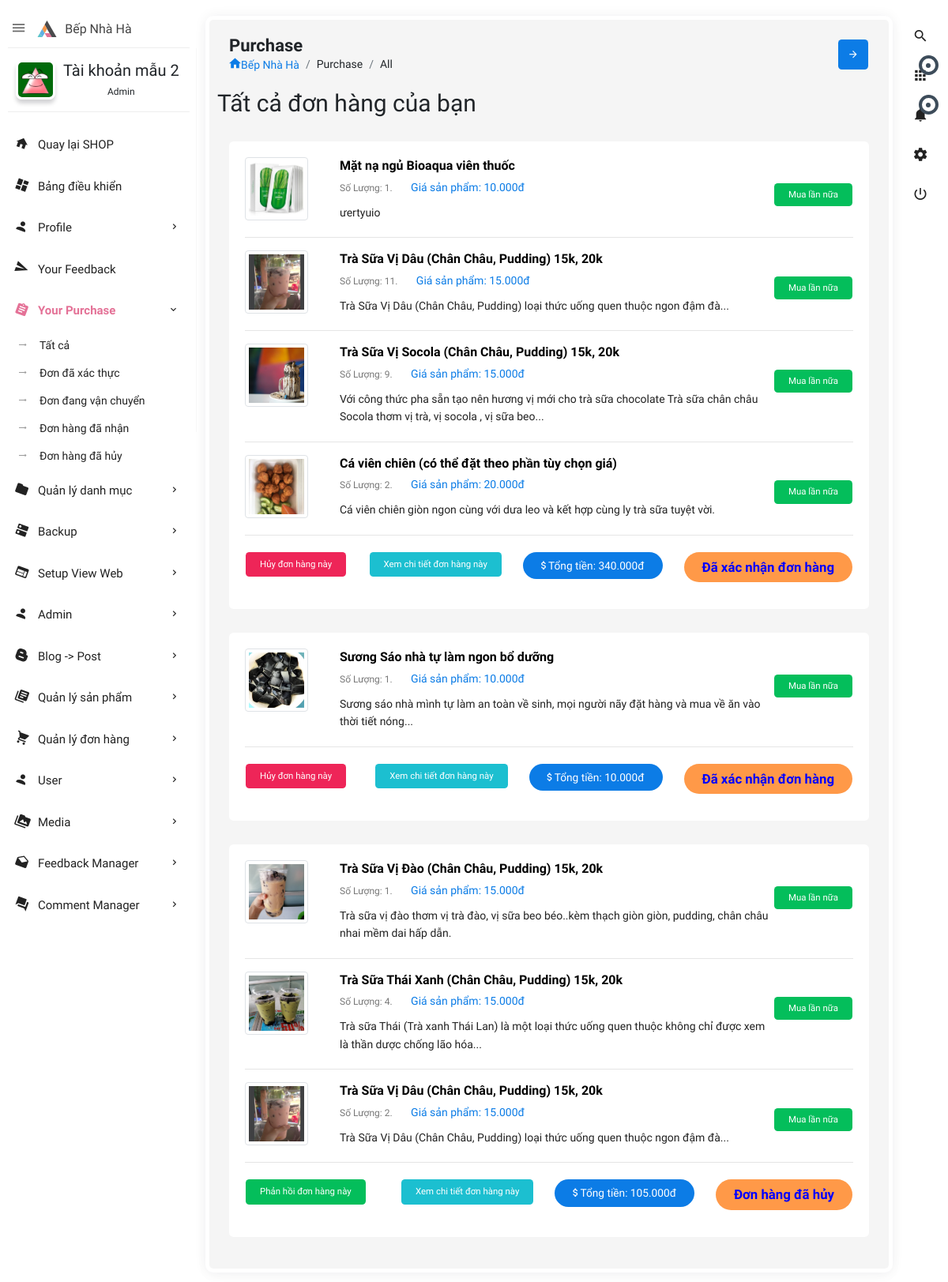
The page /admin.php?controller=purchase (signed in) on the database its author committed.
### tables this page shows
CREATE TABLE IF NOT EXISTS `users` (
  `id` int(11) NOT NULL AUTO_INCREMENT,
  `user_username` varchar(50) DEFAULT NULL,
  `user_password` varchar(100) DEFAULT NULL,
  `user_name` varchar(255) DEFAULT NULL,
  `role_id` int(11) NOT NULL DEFAULT 0,
  `user_avatar` varchar(550) DEFAULT 'author-auto.png',
  `user_email` varchar(255) DEFAULT NULL,
  `user_phone` varchar(20) DEFAULT NULL,
  `user_address` varchar(200) DEFAULT NULL,
  `createDate` datetime DEFAULT NULL,
  `verified` int(11) NOT NULL DEFAULT 0,
  `verificationCode` varchar(500) DEFAULT NULL,
  `editTime` datetime DEFAULT NULL,
  PRIMARY KEY (`id`),
  KEY `fk_id_role` (`role_id`)
);

CREATE TABLE IF NOT EXISTS `order_detail` (
  `id` int(11) NOT NULL AUTO_INCREMENT,
  `order_id` int(11) NOT NULL,
  `product_id` int(11) NOT NULL,
  `quantity` int(11) NOT NULL,
  `price` float NOT NULL,
  PRIMARY KEY (`id`),
  KEY `fk_order_id` (`order_id`),
  KEY `fk_id_product` (`product_id`)
);

CREATE TABLE IF NOT EXISTS `products` (
  `id` int(11) NOT NULL AUTO_INCREMENT,
  `product_name` varchar(500) DEFAULT NULL,
  `product_typeid` int(11) NOT NULL,
  `category_id` int(11) DEFAULT NULL,
  `sub_category_id` int(11) DEFAULT NULL,
  `supply_id` int(11) DEFAULT NULL,
  `product_description` longtext DEFAULT NULL,
  `product_price` int(11) NOT NULL,
  `total_stock` int(11) NOT NULL DEFAULT 0,
  `product_color` varchar(255) DEFAULT NULL,
  `product_material` varchar(255) DEFAULT NULL,
  `product_size` varchar(100) DEFAULT NULL,
  `product_detail` longtext DEFAULT NULL,
  `createBy` varchar(100) DEFAULT NULL,
  `createDate` date DEFAULT NULL,
  `editBy` varchar(100) DEFAULT NULL,
  `editDate` datetime DEFAULT NULL,
  `totalView` int(11) DEFAULT 0,
  `saleoff` tinyint(11) DEFAULT 0,
  `percentoff` int(11) DEFAULT NULL,
  `img1` varchar(255) DEFAULT NULL,
  `img2` varchar(255) DEFAULT NULL,
  `img3` varchar(255) DEFAULT NULL,
  `img4` varchar(255) DEFAULT NULL,
  `slug` varchar(255) NOT NULL,
  PRIMARY KEY (`id`),
  KEY `fk_category_id` (`category_id`),
  KEY `fk_supply_id` (`supply_id`),
  KEY `fk_type_id` (`product_typeid`),
  KEY `fk_id_sub_category` (`sub_category_id`)
);

CREATE TABLE IF NOT EXISTS `orders` (
  `id` int(11) NOT NULL AUTO_INCREMENT,
  `customer` varchar(255) NOT NULL,
  `province` varchar(50) NOT NULL,
  `address` varchar(500) NOT NULL,
  `phone` varchar(20) NOT NULL,
  `cart_total` double NOT NULL,
  `createtime` datetime NOT NULL,
  `message` longtext DEFAULT NULL,
  `status` int(11) NOT NULL DEFAULT 0,
  `user_id` int(11) NOT NULL DEFAULT 0,
  `editTime` datetime DEFAULT NULL,
  PRIMARY KEY (`id`),
  KEY `fk_id_user` (`user_id`)
);

### admin/views/purchase/index.php (the view, shortened to what the rows shown need)
<?php require('admin/views/shared/header.php'); ?>
<?php require('admin/views/shared/rightnavbar.php'); ?>
<?php require('admin/views/shared/leftnavbar.php'); ?>
<section class="content">
    <div class="body_scroll">
        <div class="block-header">
            <div class="row">
                <div class="col-lg-7 col-md-6 col-sm-12">
                    <h2>Purchase</h2>
                    <ul class="breadcrumb">
                        <li class="breadcrumb-item"><a href="admin.php"><i class="zmdi zmdi-home"></i>Bếp Nhà Hà</a></li>
                        <li class="breadcrumb-item">Purchase</li>
                        <li class="breadcrumb-item">All</li>
                    </ul>
                </div>
                <div class="col-lg-5 col-md-6 col-sm-12">
                    <button class="btn btn-primary btn-icon float-right right_icon_toggle_btn" type="button"><i class="zmdi zmdi-arrow-right"></i></button>
                </div>
            </div>
        </div>
        <h2><?= $title ?></h2>
        <div class="container-fluid">
            <div class="row clearfix">
                <div class="col-lg-12 col-md-12">
                    <?php foreach ($orders as $order) :
                        $orderDetail = purchase_order_detail($order['id']); ?>
                        <div class="card">
                            <div class="body">
                                <ul class="comment-reply list-unstyled">
                                    <?php foreach ($orderDetail as $product) : ?>
                                        <li>
                                            <div class="icon-box"><a href="product/<?= $product['product_id']; ?>-<?= $product['slug']; ?>"><img class="img-fluid img-thumbnail" src="public/upload/products/<?= $product['img1'] ?>" style="max-width:80px;" alt="Awesome Image"></a></div>
                                            <div class="text-box">
                                                <h5><a style="color: #000;" href="product/<?= $product['product_id']; ?>-<?= $product['slug']; ?>"><?= $product['product_name'] ?></a></h5>
                                                <span class="comment-date">Số Lượng: <?= $product['quantity'] ?>.</span>
                                                <a style="padding-left: 20px;" href="product/<?= $product['product_id']; ?>-<?= $product['slug']; ?>">Giá sản phẩm: <?= number_format($product['product_price'], 0, ',', '.') ?>đ</a>
                                                <span style="float: right;">
                                                    <form enctype="multipart/form-data" action="cart/add/<?= $product['product_id'] ?>" method="post"><input type="hidden" value="1" name="number_cart"><button type="submit" class='replybutton btn btn-success waves-effect' style="padding-top: 7px; padding-bottom: 7px;">Mua lần nữa</button></form>
                                                </span>
                                                <p><?= substr($product['product_description'], 0, 200) ?></p>
                                            </div>
                                        </li>
                                        <hr>
                                    <?php endforeach; ?>
                                    <span style="font-size: 1.2em; float: right; color: blue;" class="btn btn-warning btn-round"><b> <?= $status[$order['status']] ?></b></span>
                                    <span style="font-size: 1.2em; float: right; padding-left: 25px; padding-right: 25px;"><b><a style="color: #fff" title="Tổng tiền" class="btn btn-primary btn-round"><i class="zmdi zmdi-money"></i> Tổng tiền: <?= number_format($order['cart_total'], 0, ',', '.') ?>đ</a></b></span>
                                    <span>
                                        <form enctype="multipart/form-data" action="admin.php?controller=purchase&action=view&order_id=<?= $order['id'] ?>" method="post"><button type="submit" style="float: right;" class='btn btn-info waves-effect'>Xem chi tiết đơn hàng này</button></form>
                                    </span>
                                    <?php if ($order['status'] == 3 || $order['status'] == 1 || $order['status'] == 2) { ?>
                                        <span> <a href="admin.php?controller=feedback&action=add&order_id=<?= $order['id'] ?>" style="text-decoration: none;" class='btn btn-success waves-effect'>Phản hồi đơn hàng này</a></span>
                                    <?php } elseif ($order['status'] == 0) { ?>
                                        <span>
                                            <form enctype="multipart/form-data" action="admin.php?controller=purchase&action=cancell-action&order_id=<?= $order['id'] ?>" method="post">
                                                <button onclick="return confirm('Bạn có chắc chắn muốn hủy đơn hàng này?')" type="submit" class='btn btn-danger waves-effect'>Hủy đơn hàng này</button>
                                            </form>
                                        </span>
                                    <?php } ?>
                                </ul>
                            </div>
                        </div>
                    <?php endforeach; ?>
                </div>
            </div>
        </div>
    </div>
</section>
<?php require('admin/views/shared/footer.php'); ?>

### admin/views/shared/leftnavbar.php (shortened to what the rows shown need)
<aside id="leftsidebar" class="sidebar">
    <div class="navbar-brand">
        <button class="btn-menu ls-toggle-btn" type="button"><i class="zmdi zmdi-menu"></i></button>
        <a href="index.php"><img src="admin/themes/images/logo.svg" width="25" alt="Aero"><span class="m-l-10">Bếp Nhà Hà</span></a>
    </div>
    <div class="menu">
        <ul class="list">
            <li>
                <div class="user-info">
                    <a class="image" href="admin.php?controller=user&action=info&user_id=<?= $userNav ?>"><img src="public/upload/images/<?= $userInfoNav['user_avatar'] ?>" alt="User"></a>
                    <div class="detail">
                        <h4><?= $userInfoNav['user_name'] ?></h4>
                        <small><?php if ($userInfoNav['role_id'] == 1) {
                            echo 'Admin';
                        } elseif ($userInfoNav['role_id'] == 2) {
                            echo 'Moderator';
                        } else {
                            echo "User";
                        } ?></small>
                    </div>
                </div>
            </li>
            <li class="open"><a href="<?= PATH_URL ?>home" target="_blank"><i class="zmdi zmdi-home"></i><span>Quay lại SHOP</span></a></li>
            <li <?= $homeNav ?? '' ?>><a href="admin.php"><i class="zmdi zmdi-view-dashboard"></i><span>Bảng điều khiển</span></a></li>
            <li <?php if (isset($nav_profile)) {
                echo $nav_profile;
            } ?>><a href="javascript:void(0);" class="menu-toggle"><i class="zmdi zmdi-account"></i><span>Profile</span></a>
            </li>
            <li <?= $yourFeedback ?? '' ?>><a href="admin.php?controller=feedback&action=myfeedback"><i class="zmdi zmdi-mail-send"></i><span>Your Feedback</span></a></li>
            <li <?= $yourPurchaseNav ?? '' ?>><a href="javascript:void(0);" class="menu-toggle"><i class="zmdi zmdi-assignment"></i><span>Your Purchase</span></a>
                <ul class="ml-menu">
                    <li><a href="admin.php?controller=purchase">Tất cả</a></li>
                    <li><a href="admin.php?controller=purchase&action=confirmed">Đơn đã xác thực</a></li>
                    <li><a href="admin.php?controller=purchase&action=delivery">Đơn đang vận chuyển</a></li>
                    <li><a href="admin.php?controller=purchase&action=receied">Đơn hàng đã nhận</a></li>
                    <li><a href="admin.php?controller=purchase&action=cancelled">Đơn hàng đã hủy</a></li>
                </ul>
            </li>
            <?php if ($userInfoNav['role_id'] != 0) :
                if ($userInfoNav['role_id'] == 1) : ?>
                    <li <?= $navCategory ?? ''; ?>> <a href="javascript:void(0);" class="menu-toggle"><i class="zmdi zmdi-folder"></i><span>Quản lý danh mục</span></a>
                    </li>
                    <li <?= $backupDbClass ?? '' ?>><a href="javascript:void(0);" class="menu-toggle"><i class="zmdi zmdi-dns"></i><span>Backup</span></a>
                    </li>
                    <li <?= $navHF ?? '' ?>><a href="javascript:void(0);" class="menu-toggle"><i class="zmdi zmdi-view-web"></i><span>Setup View Web</span></a>
                    </li>
                    <li <?= $adminNav ?? '' ?>><a href="javascript:void(0);" class="menu-toggle"><i class="zmdi zmdi-account"></i><span>Admin</span></a>
                    </li>
                <?php endif; ?>
                <li <?= $postNav ?? '' ?>><a href="javascript:void(0);" class="menu-toggle"><i class="zmdi zmdi-blogger"></i><span>Blog -> Post</span></a>
                </li>
                <li <?= $productNav ?? '' ?>> <a href="javascript:void(0);" class="menu-toggle"><i class="zmdi zmdi-collection-text"></i><span>Quản lý sản phẩm</span></a>
                </li>
                <li <?= $orderNav ?? '' ?>><a href="javascript:void(0);" class="menu-toggle"><i class="zmdi zmdi-shopping-cart"></i><span>Quản lý đơn hàng</span></a>
                </li>
                <li <?php if (isset($nav_user)) {
                    echo $nav_user;
                } ?>><a href="javascript:void(0);" class="menu-toggle"><i class="zmdi zmdi-account"></i><span>User</span></a>
                </li>
                <li <?php if (isset($navMedia)) {
                    echo $navMedia;
                } ?>><a href="javascript:void(0);" class="menu-toggle"><i class="zmdi zmdi-collection-folder-image"></i><span>Media</span></a>
                </li>
                <li <?= $navFeedback ?? '' ?>><a href="javascript:void(0);" class="menu-toggle"><i class="zmdi zmdi-email-open"></i><span>Feedback Manager</span></a>
                </li>
                <li <?= $navComment ?? '' ?>><a href="javascript:void(0);" class="menu-toggle"><i class="zmdi zmdi-comments"></i><span>Comment Manager</span></a>
                </li>
            <?php endif; ?>
        </ul>
    </div>
</aside>

### rows shown on the page
users: user_avatar (picture), user_name "Tài khoản mẫu 2"
orders: status "Đã xác nhận đơn hàng", cart_total "340.000"
order_detail: product.img1 (picture), product.product_name "Mặt nạ ngủ Bioaqua viên thuốc", quantity "1", product.product_price "10.000", product.product_description "ưertyuio"
order_detail: product.img1 (picture), product.product_name "Trà Sữa Vị Dâu (Chân Châu, Pudding) 15k, 20k", quantity "11", product.product_price "15.000", product.product_description "Trà Sữa Vị Dâu (Chân Châu, Pudding) loại thức uống quen thuộc ngon đậm đà..."
order_detail: product.img1 (picture), product.product_name "Trà Sữa Vị Socola (Chân Châu, Pudding) 15k, 20k", quantity "9", product.product_price "15.000", product.product_description "Với công thức pha sẵn tạo nên hương vị mới cho trà sữa chocolate Trà sữa chân châu Socola thơm vị trà, vị socola , vị sữa beo..."
order_detail: product.img1 (picture), product.product_name "Cá viên chiên (có thể đặt theo phần tùy chọn giá)", quantity "2", product.product_price "20.000", product.product_description "Cá viên chiên giòn ngon cùng với dưa leo và kết hợp cùng ly trà sữa tuyệt vời."
orders: status "Đã xác nhận đơn hàng", cart_total "10.000"
order_detail: product.img1 (picture), product.product_name "Sương Sáo nhà tự làm ngon bổ dưỡng", quantity "1", product.product_price "10.000", product.product_description "Sương sáo nhà mình tự làm an toàn về sinh, mọi người nãy đặt hàng và mua về ăn vào thời tiết nóng..."
orders: status "Đơn hàng đã hủy", cart_total "105.000"
order_detail: product.img1 (picture), product.product_name "Trà Sữa Vị Đào (Chân Châu, Pudding) 15k, 20k", quantity "1", product.product_price "15.000", product.product_description "Trà sữa vị đào thơm vị trà đào, vị sữa beo béo..kèm thạch giòn giòn, pudding, chân châu nhai mềm dai hấp dẫn."
order_detail: product.img1 (picture), product.product_name "Trà Sữa Thái Xanh (Chân Châu, Pudding) 15k, 20k", quantity "4", product.product_price "15.000", product.product_description "Trà sữa Thái (Trà xanh Thái Lan) là một loại thức uống quen thuộc không chỉ được xem là thần dược chống lão hóa..."
order_detail: product.img1 (picture), product.product_name "Trà Sữa Vị Dâu (Chân Châu, Pudding) 15k, 20k", quantity "2", product.product_price "15.000", product.product_description "Trà Sữa Vị Dâu (Chân Châu, Pudding) loại thức uống quen thuộc ngon đậm đà..."

### other values the page prints
$title "Tất cả đơn hàng của bạn"
